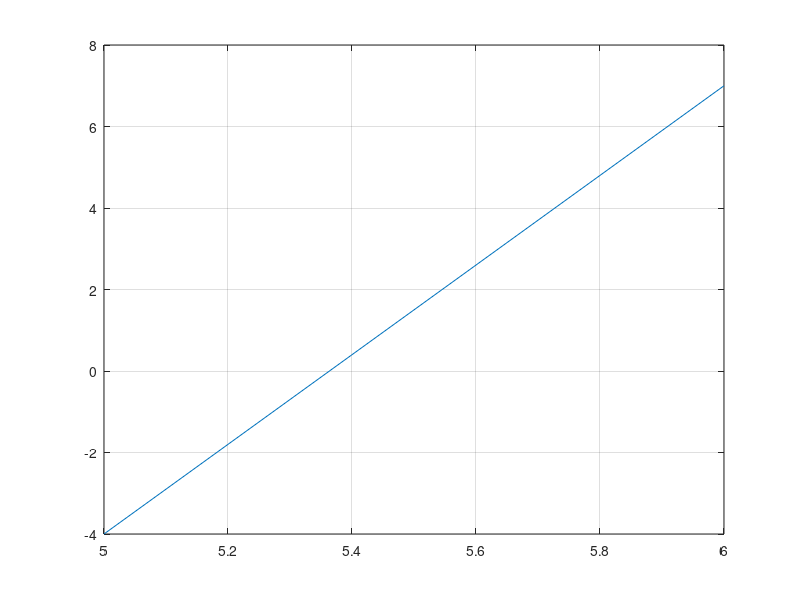

Recreate this plot in MATLAB.
% BISECTION'S METHOD

clc
clear all

a = 5;
b = 6;
c = (a + b)/2;
tol = 0.001;

%{
Important to give Domain
x = 0:10;   % == 0:1:10 , means x's Range is from 0 to 10 in the gaps of 1. (0,1,2,..,10)
f = @(x) x.^2-4.*x-2;
"." used on x since by using ":" operator, we have created
created an array/matrix (range) for x. And "." is used to 
execute operation on each and every element.
%}

% Basically, always use "." for these purposes (./Range/syms(diffn.)/array/matrix)

x = 5:6;
f = @(x) x.^2 - 29;

plot(x,f(x))    %plot(x-axis,y-axis)
grid            %puts grids in graph

while abs(f(c))>tol
    if f(a)*f(c)<0
        b=c;
    else
        a=c;
    end
    c=(a+b)/2;
end

fprintf('Root = %f',c)